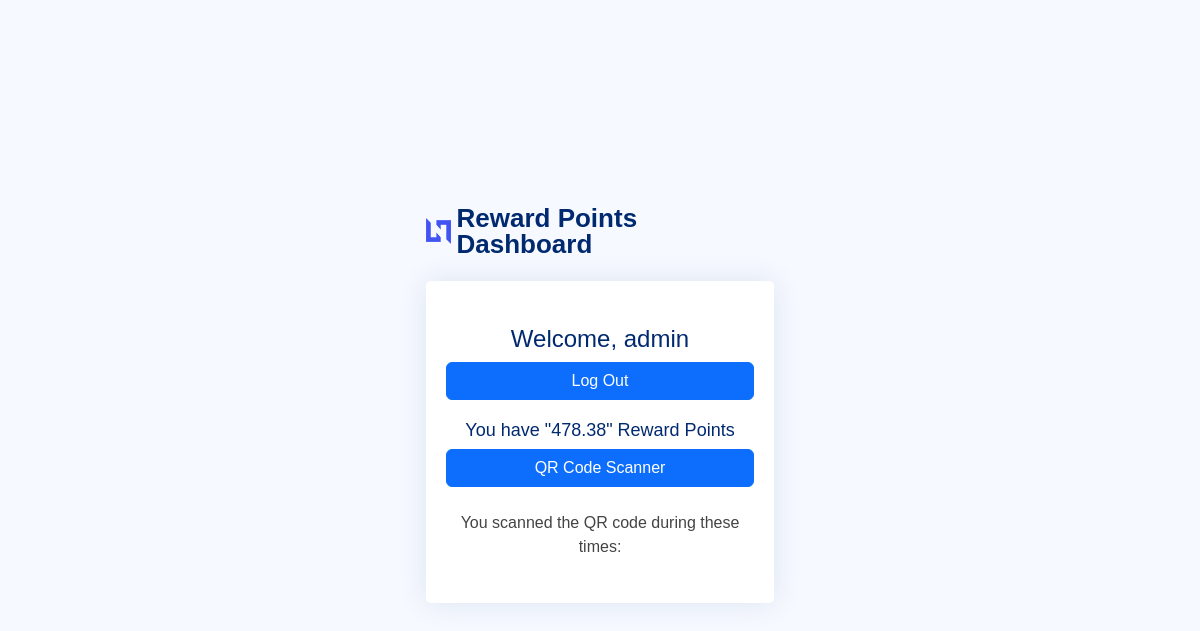
/dashboard (signed in), run on an earlier commit of the app's database.
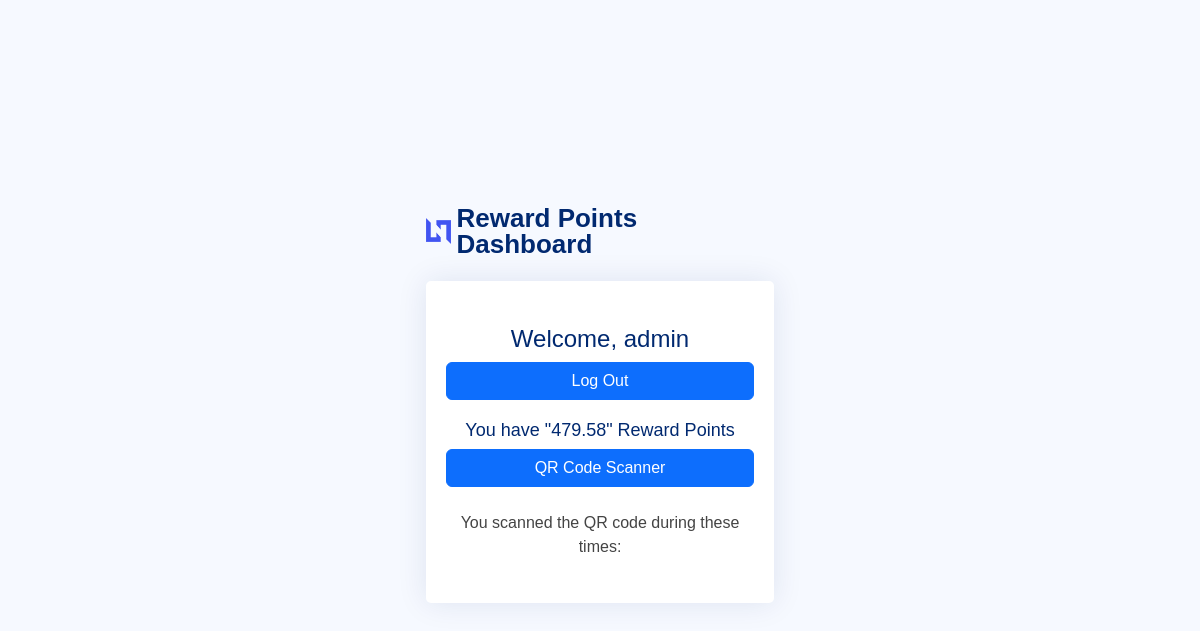
And on a later commit of the database.
### api/models.py (models this page shows, shortened)
class RewardPoints(models.Model):
    name = models.CharField(max_length=1000, default='')
    value = models.DecimalField(max_digits=10, decimal_places=2, default=0)
    class Meta:
        db_table = 'state'
        verbose_name = 'Reward Point'

### api/views.py (the view)
# urls.py: path('dashboard', views.dashboard, name='dashboard'),    #dashboard page
def dashboard(request):
    callname = RewardPoints.objects.all()
    return render(request, 'dashboard.html',{'callname': callname})

### templates/dashboard.html (shortened to what this page needs)
{% load static %}
<!DOCTYPE html>
<html lang="en">
<head>
  <link href="{% static 'font.css' %}" rel="stylesheet">
  <link href="{% static 'assets/vendor/bootstrap/css/bootstrap.min.css' %}" rel="stylesheet">
  <link href="{% static 'assets/vendor/bootstrap-icons/bootstrap-icons.css' %}" rel="stylesheet">
  <link href="{% static 'assets/vendor/boxicons/css/boxicons.min.css' %}" rel="stylesheet">
  <link href="{% static 'assets/vendor/quill/quill.snow.css' %}" rel="stylesheet">
  <link href="{% static 'assets/vendor/quill/quill.bubble.css' %}" rel="stylesheet">
  <link href="{% static 'assets/vendor/remixicon/remixicon.css' %}" rel="stylesheet">
  <link href="{% static 'assets/vendor/simple-datatables/style.css' %}" rel="stylesheet">
  <link href="{% static 'assets/css/style.css' %}" rel="stylesheet">
</head>
<body>
  <main>
    <div class="container">
      <section class="section register min-vh-100 d-flex flex-column align-items-center justify-content-center py-4">
        <div class="container">
          <div class="row justify-content-center">
            <div class="col-lg-4 col-md-6 d-flex flex-column align-items-center justify-content-center">
              <div class="d-flex justify-content-center py-4">
                <a href="{% url 'root' %}" class="logo d-flex align-items-center w-auto">
                  <img src="{% static 'assets/img/logo.png' %}" alt="">
                  <span class="d-none d-lg-block">Reward Points Dashboard</span>
                </a>
              </div>
              <div class="card mb-3">
                <div class="card-body">
                  {% if user.is_authenticated %}
                  <div class="pt-4 pb-2">
                    <h5 class="card-title text-center pb-0 fs-4">Welcome, {{user.username}}</h5>
                    <div class="col-12">
                      <form action="logout" method="GET">
                        <button class="btn btn-primary w-100" type="submit">Log Out</button>
                      </form>
                    </div>
                    <div class="col-12">
                      {% for rewardpoint in callname %}
                        {% if rewardpoint.name == user.username %}
                        <h5 class="card-title text-center pb-0">You have "{{rewardpoint.value}}" Reward Points</h5>
                        {% endif %}
                      {% endfor %}
                    </div>
                    <div class="col-12">
                      <form action="checking" method="GET">
                        <button class="btn btn-primary w-100" type="submit">QR Code Scanner</button>
                      </form>
                    </div>
                    <div class="col-12">
                      <br>
                      <p class="text-center">You scanned the QR code during these times:</p>
                  </div class="col-12">
                  </div>
                  {% endif %}
                </div>
              </div>
            </div>
          </div>
        </div>
      </section>
    </div>
  </main>
</body>
</html>

What changed in the data, as far as the page shows it:
changed RewardPoints: value "478.38" → "479.58"
